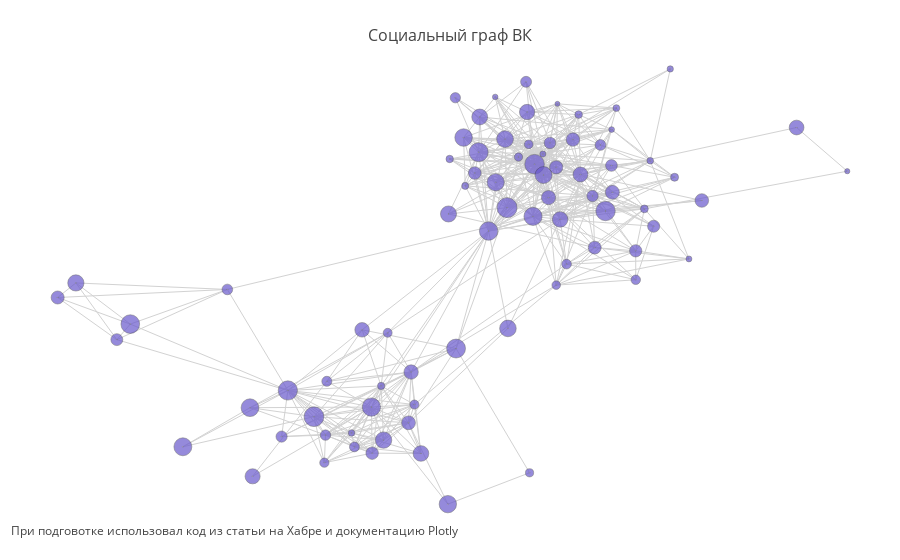

The cell this chart's notebook holds for it:
### Markdown cell above
Наконец нарисуем социальный граф.

### Code cell
data = [edges, nodes]
figure = Figure(data=data, 
                layout=Layout(title='<br>Социальный граф ВК',
                              titlefont=dict(size=16),
                              showlegend=False,
                              hovermode='closest',
                              margin=dict(b=20,l=5,r=5,t=40),
                              annotations=[ dict(text=("При подговотке использовал код из " 
                                                       "<a href='https://habr.com/company/ods/blog/263313/'>статьи на Хабре</a> и "
                                                       "<a href='https://plot.ly/python/igraph-networkx-comparison/'>документацию Plotly</a>"),
                                                 showarrow=False,
                                                 xref="paper", yref="paper",
                                                 x=0.005, y=-0.002 
                                                ) 
                                          ],
                              xaxis=dict(showgrid=False, zeroline=False, showticklabels=False),
                              yaxis=dict(showgrid=False, zeroline=False, showticklabels=False)
                             )
)
iplot(figure)

### Figure 1 — Plotly figure (JSON) as saved in the notebook; plotly's stock layout.template omitted (floating-point values rounded to 4 significant figures; data arrays with more than 128 entries replaced by an {"elided": "..."} marker saying what was removed)
{"data": [{"hoverinfo": "none", "line": {"color": "rgb(210,210,210)", "width": 1}, "mode": "lines", "type": "scatter", "uid": "e0fc0b6c-d8ff-11e8-8467-40167e8eb1f3", "x": {"elided": "1452 float values"}, "y": {"elided": "1452 float values"}}, {"hoverinfo": "text", "marker": {"color": "#6959CD", "line": {"color": "rgb(50,50,50)", "width": 0.5}, "size": [20, 14.19, 19.62, 18.5, 19.44, 16.06, 18.88, 19.06, 14, 17, 8.375, 11.56, 14.94, 7.062, 17.19, 12.69, 10.81, 13.25, 16.81, 19.81, 13.81, 12.5, 10.44, 18.31, 9.875, 17.75, 9.312, 19.25, 9.125, 14.38, 17.94, 8.938, 6.5, 10.25, 9.688, 18.12, 12.12, 11.75, 8.75, 17.56, 11.0, 13.62, 13.44, 15.88, 7.625, 7.438, 6.875, 6.125, 5.562, 15.31, 5, 15.5, 8, 10.62, 18.69, 14.56, 16.44, 11.19, 11.94, 7.25, 10.06, 8.187, 16.25, 13.06, 16.62, 11.37, 17.38, 15.69, 15.12, 12.31, 12.88, 9.5, 8.562, 7.812, 6.687, 5.75, 14.75, 5.188, 5.938, 6.312], "symbol": "circle-dot"}, "mode": "markers", "text": ["Дмитрий Клейменкин", "Григорий Асташенко", "Николай Константинов", "Александр Бабаев", "Александр Легков", "Алексей Шабанов", "Александр Кривоусов", "Александр Халюткин", "Елена Донских", "Иван Кириченко", "Алексей Пронь", "Георгий Артюнов", "Алексей Костылев", "Олег Олегов", "Вадим Беридзе", "Стас Дряпов", "Паша Кострыкин", "Никита Ищенко", "Данил Шурин", "Владислав Чумаков", "Славик Бабкин", "Стас Сидоренко", "Алексей Белый", "Денис Названцев", "Юлия Владимирова", "Андрей Игнашин", "Костя Куликов", "Марина Шемякина", "Юлия Затуливетер", "Аня Шейкина", "Николай Романовский", "Анна Бугакова", "Александр Лукьянов", "Андрей Иванов", "Екатерина Жирякова", "Владислав Митюкляев", "Михаил Луценко", "Сергей Пронин", "Ярослав Озерский", "Максим Цыганков", "Дмитрий Жуков", "Сергей Тихонов", "Михаил Артюнов", "Виталий Ульченко", "Армен Давтян", "Дима Шевченко", "Тигран Давтян", "Илья Гусаков", "Никита Ильин", "Александр Журкин", "Лёша Беденко", "Сергей Желябовский", "Сергей Кострыкин", "Никита Лесной", "Надежда Доценко", "Anna Korinteli", "Роман Сытник", "Арина Гончар", "Виталина Панина", "Оксана Кулешова", "Оксана Левыкина", "Глеб Иванченко", "Юля Макаренко", "Надежда Туриста", "Игорь Науменко", "Максим Мамаев", "Михаил Анохин", "Эдуард Овчаренко", "Михаил Макаров", "Анна Банько", "Аня Копылова", "Елизавета Рябых", "Алиса Айрапетова", "Аня Федорова", "Александр Кострыкин", "Ваня Лопух", "Наташа Волошенко", "Александра Десятерикова", "Анастасия Хатько", "Дмитрий Иванов"], "type": "scatter", "uid": "e0fc0b6d-d8ff-11e8-a348-40167e8eb1f3", "x": [0.06896, 0.1676, 0.1343, 0.02501, 0.3031, -0.0704, -0.05236, 0.00131, 0.3194, 0.1557, 0.09607, 0.1709, 0.2436, -0.03061, 0.04192, -0.007801, 0.2911, 0.1858, 0.06412, -0.3903, -0.1655, -0.252, -0.3629, -0.2537, -0.2942, -0.5425, -0.3656, -0.4525, -0.1515, -0.1593, -0.7022, -0.215, -0.301, -0.05405, 0.2105, 0.1306, 0.4176, 0.3172, 0.1204, -0.03445, 0.1142, 0.5322, 0.2255, 0.003893, 0.2392, -0.06755, 0.3289, 0.1541, 0.04075, 0.1166, 0.1887, 0.1952, 0.4674, -0.5964, -0.8272, -0.2759, -0.2248, -0.4674, -0.8592, -0.2306, -0.3598, 0.1224, -0.9567, -1, 0.07097, 0.2722, -0.07189, -0.1359, -0.5363, 0.3749, 0.2774, 0.375, 0.1858, 0.3955, 0.4095, 0.3176, 0.7576, 0.8781, 0.5015, 0.4571], "y": [0.1856, 0.2234, 0.3492, 0.09756, 0.173, 0.1618, -0.3448, 0.3944, 0.2432, 0.3083, 0.3761, 0.4293, 0.3105, 0.2675, 0.281, 0.3159, 0.4216, 0.3375, 0.4437, -0.6015, -0.6245, -0.7387, -0.6707, -0.5652, -0.7152, -0.5676, -0.7746, -0.5027, -0.5557, -0.4333, -0.7147, -0.2856, -0.6625, 0.5994, -0.02705, 0.1527, 0.1156, 0.3445, 0.4241, 0.4495, 0.6593, 0.2125, 0.4419, 0.527, 0.536, 0.3688, 0.5605, 0.3877, 0.6024, 0.5456, 0.5764, 0.1413, 0.3, -0.1224, -0.2529, -0.2744, -0.6896, -0.6764, -0.3113, -0.4856, -0.4683, -0.8127, -0.09783, -0.1527, -0.2691, 0.2296, -0.9307, -0.7399, -0.8259, 0.02305, 0.03523, -0.08593, -0.106, 0.181, 0.3622, 0.4797, 0.4873, 0.3228, -0.007474, 0.7078]}], "layout": {"annotations": [{"showarrow": false, "text": "При подговотке использовал код из <a href='https://habr.com/company/ods/blog/263313/'>статьи на Хабре</a> и <a href='https://plot.ly/python/igraph-networkx-comparison/'>документацию Plotly</a>", "x": 0.005, "xref": "paper", "y": -0.002, "yref": "paper"}], "hovermode": "closest", "margin": {"b": 20, "l": 5, "r": 5, "t": 40}, "showlegend": false, "title": "<br>Социальный граф ВК", "titlefont": {"size": 16}, "xaxis": {"showgrid": false, "showticklabels": false, "zeroline": false}, "yaxis": {"showgrid": false, "showticklabels": false, "zeroline": false}}}
